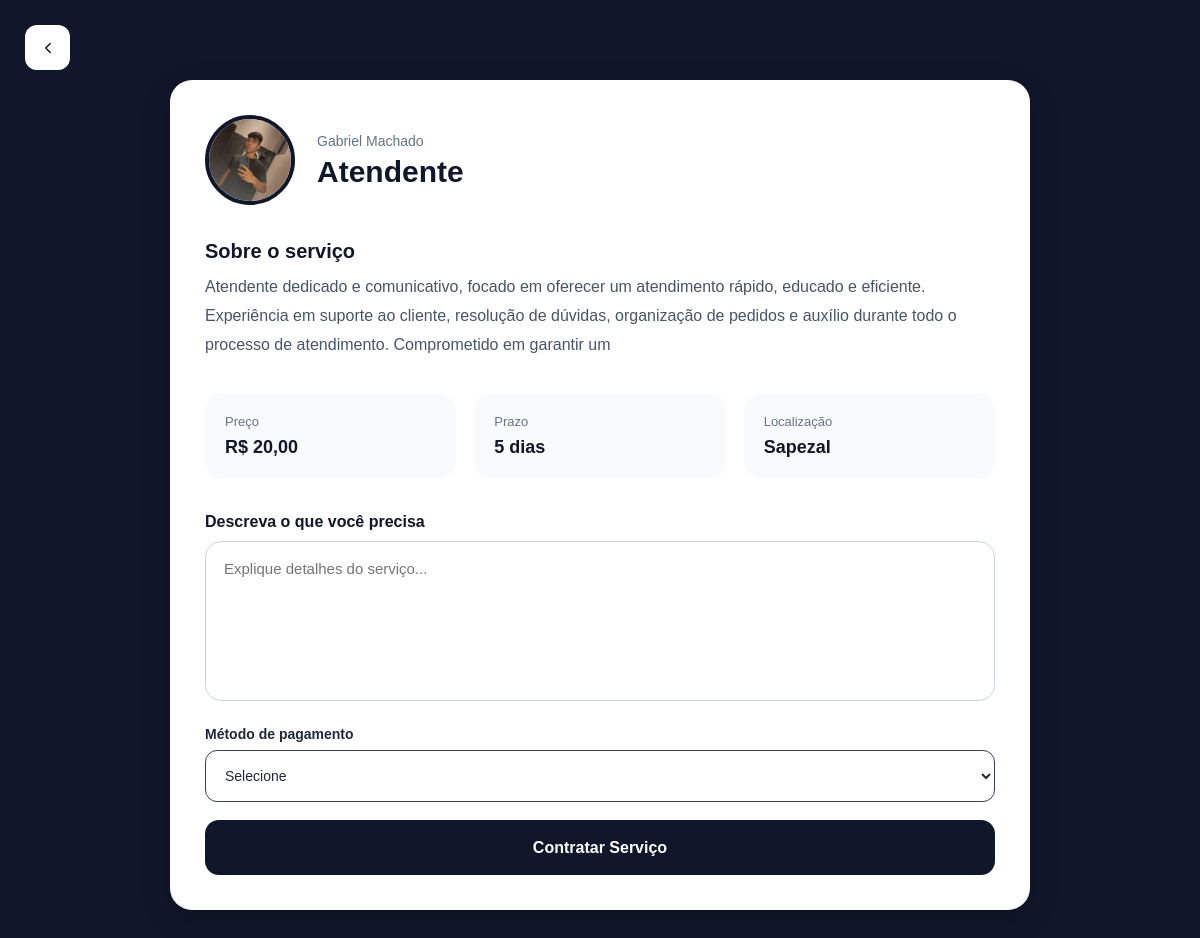
The app's page /frontend/public/Cliente/contratar-servico.php?id=8 (signed in) with its own data.
### tables this page shows
CREATE TABLE `servicos` (
  `id` int(11) NOT NULL,
  `usuario_id` int(11) NOT NULL,
  `categoria_id` int(11) NOT NULL,
  `nome_servico` varchar(255) NOT NULL,
  `descricao` varchar(255) DEFAULT NULL,
  `preco` decimal(10,2) NOT NULL,
  `prazo` int(11) NOT NULL,
  `localizacao` varchar(255) DEFAULT NULL,
  `criado_em` timestamp NOT NULL DEFAULT current_timestamp()
);

CREATE TABLE `usuarios` (
  `id` int(11) NOT NULL,
  `nome` varchar(100) NOT NULL,
  `email` varchar(255) NOT NULL,
  `senha` varchar(255) NOT NULL,
  `telefone` varchar(20) DEFAULT NULL,
  `tipo` enum('cliente','prestador','admin') DEFAULT 'cliente',
  `criado_em` timestamp NOT NULL DEFAULT current_timestamp(),
  `foto` varchar(255) DEFAULT NULL
);

### backend/app/models/ServicoModel.php (called while the page is built, shortened)
<?php
class ServicoModel {
    private $pdo;
    public function __construct($pdo){
        $this->pdo = $pdo;
    }
   public function buscarPorId($id) {
    $sql = "SELECT
    servicos.*,
    usuarios.nome AS prestador,
    usuarios.foto,
    usuarios.email
FROM servicos
INNER JOIN usuarios
ON servicos.usuario_id = usuarios.id
WHERE servicos.id = ?";
    $stmt = $this->pdo->prepare($sql);
    $stmt->execute([$id]);
    return $stmt->fetch(PDO::FETCH_ASSOC);
}
}

### backend/app/controllers/ServicoController.php (called while the page is built, shortened)
<?php
require_once "C:/Turma2/xampp/htdocs/catalogo-servicos/backend/app/models/ServicoModel.php";
class ServicoController
{
    private $servicoModel;
    public function __construct($pdo)
    {
        $this->servicoModel = new ServicoModel($pdo);
    }
    public function buscarPorId($id)
    {
        return $this->servicoModel->buscarPorId($id);
    }
}

### frontend/public/Cliente/contratar-servico.php (the view, shortened to what this page needs)
<?php
require_once "C:/Turma2/xampp/htdocs/catalogo-servicos/backend/app/database/database.php";
require_once "C:/Turma2/xampp/htdocs/catalogo-servicos/backend/app/controllers/ServicoController.php";
$servicoController = new ServicoController($pdo);
$id = $_GET['id'] ?? null;
$servico = $servicoController->buscarPorId($id);
?>
<!DOCTYPE html>
<html lang="pt-br">
<head>
    <link
        rel="stylesheet"
        href="../css/contratar-servico.css">
</head>
<body>
    <a href="../home.php" class="btn-back">
        <svg
            class="icon-back"
            viewBox="0 0 24 24"
            fill="none">
            <path
                d="M15 18l-6-6 6-6"
                stroke="currentColor"
                stroke-width="2"
                stroke-linecap="round"
                stroke-linejoin="round" />
        </svg>
    </a>
    <div class="container">
        <div class="card-servico">
            <div class="topo-servico">
                <img
                    src="<?= !empty($servico['foto']) ? '../' . $servico['foto'] : '../img/user.jpg' ?>"
                    class="foto-prestador">
                <div>
                    <span class="prestador">
                        <?= htmlspecialchars($servico['prestador']) ?>
                    </span>
                    <h1>
                        <?= htmlspecialchars($servico['nome_servico']) ?>
                    </h1>
                </div>
            </div>
            <div class="descricao-box">
                <h3>
                    Sobre o serviço
                </h3>
                <p>
                    <?= htmlspecialchars($servico['descricao']) ?>
                </p>
            </div>
            <div class="infos">
                <div class="info-card">
                    <span>Preço</span>
                    <strong>
                        R$ <?= number_format(
                                $servico['preco'],
                                2,
                                ',',
                                '.'
                            ) ?>
                    </strong>
                </div>
                <div class="info-card">
                    <span>Prazo</span>
                    <strong>
                        <?= $servico['prazo'] ?> dias
                    </strong>
                </div>
                <div class="info-card">
                    <span>Localização</span>
                    <strong>
                        <?= htmlspecialchars($servico['localizacao']) ?>
                    </strong>
                </div>
            </div>
            <form
                method="POST"
                class="form-contratar">
                <label>
                    Descreva o que você precisa
                </label>
                <textarea
                    name="mensagem"
                    placeholder="Explique detalhes do serviço..."
                    required></textarea>
                    <div class="input-group">
    <label>
        Método de pagamento
    </label>
    <select
        name="pagamento"
        id="pagamento"
        onchange="toggleCartao()"
        required>
        <option value="">
            Selecione
        </option>
    </select>
</div>
                <button
                    type="submit"
                    name="contratar">
                    Contratar Serviço
                </button>
            </form>
        </div>
    </div>
</body>
</html>

### frontend/public/css/contratar-servico.css (style rules this page uses)
* { margin: 0; padding: 0; box-sizing: border-box; }
body { background: #11172a; font-family: "Poppins", sans-serif; color: #fff; }
.btn-back { position: absolute; top: 25px; left: 25px; display: flex; align-items: center; justify-content: center; width: 45px; height: 45px; border-radius: 12px; background: #fff; color: #11172a; text-decoration: none; transition: 0.3s; }
.icon-back { width: 18px; height: 18px; }
.container { max-width: 900px; margin: 60px auto; padding: 20px; }
.card-servico { background: #fff; color: #11172a; border-radius: 22px; padding: 35px; box-shadow: 0 10px 30px rgba(0,0,0,0.2); }
.topo-servico { display: flex; align-items: center; gap: 22px; margin-bottom: 35px; }
.foto-prestador { width: 90px; height: 90px; border-radius: 50%; object-fit: cover; border: 4px solid #11172a; }
.prestador { color: #64748b; font-size: 14px; }
.topo-servico h1 { font-size: 30px; margin-top: 5px; }
.descricao-box { margin-bottom: 35px; }
.descricao-box h3 { margin-bottom: 10px; font-size: 20px; }
.descricao-box p { color: #475569; line-height: 1.8; }
.infos { display: grid; grid-template-columns: repeat(3, 1fr); gap: 18px; margin-bottom: 35px; }
.info-card { background: #f8fafc; border-radius: 16px; padding: 20px; }
.info-card span { display: block; font-size: 13px; color: #64748b; margin-bottom: 8px; }
.info-card strong { font-size: 18px; }
.form-contratar { display: flex; flex-direction: column; }
.form-contratar label { margin-bottom: 10px; font-weight: 600; }
.form-contratar textarea { height: 160px; border: 1px solid #cbd5e1; border-radius: 16px; padding: 18px; resize: none; font-family: inherit; font-size: 15px; margin-bottom: 25px; transition: 0.3s; }
.input-group { display: flex; flex-direction: column; margin-bottom: 18px; }
.input-group label { margin-bottom: 8px; font-size: 14px; font-weight: 600; color: #1e293b; }
.input-group input, .input-group select { height: 52px; border: 1px solid #334155; background: #fff; color: #1e293b; border-radius: 12px; padding: 0 15px; font-size: 14px; outline: none; }
.form-contratar button { height: 55px; border: none; border-radius: 14px; background: #11172a; color: #fff; font-size: 16px; font-weight: 600; cursor: pointer; transition: 0.3s; }

### records on screen
servicos: usuario.foto (picture), usuario.nome "Gabriel Machado", nome_servico "Atendente", descricao "Atendente dedicado e comunicativo, focado em oferecer um atendimento rápido, educado e eficiente. Experiência em suporte ao cliente, resolução de dúvidas, organização de pedidos e auxílio durante todo o processo de atendimento. Comprometido em garantir um", preco "20,00", prazo "5", localizacao "Sapezal"
